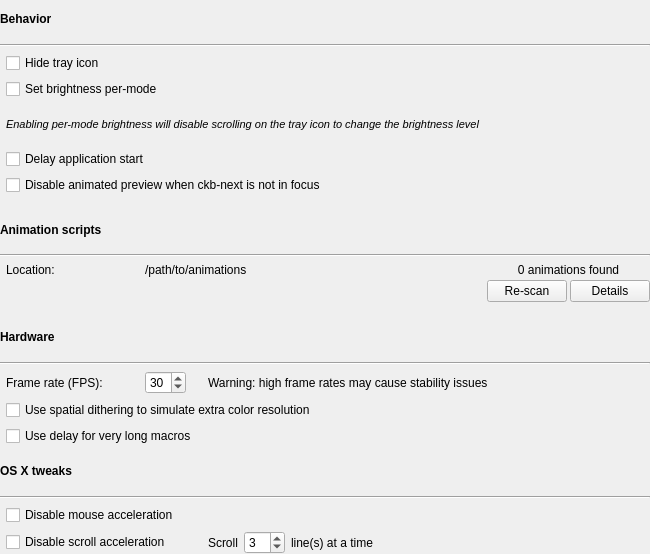
<?xml version="1.0" encoding="UTF-8"?>
<ui version="4.0">
 <class>ExtraSettingsWidget</class>
 <widget class="QWidget" name="ExtraSettingsWidget">
  <property name="geometry">
   <rect>
    <x>0</x>
    <y>0</y>
    <width>650</width>
    <height>554</height>
   </rect>
  </property>
  <property name="windowTitle">
   <string notr="true">Application Settings</string>
  </property>
  <layout class="QGridLayout" name="gridLayout">
   <property name="leftMargin">
    <number>0</number>
   </property>
   <property name="topMargin">
    <number>0</number>
   </property>
   <property name="rightMargin">
    <number>0</number>
   </property>
   <property name="bottomMargin">
    <number>0</number>
   </property>
   <property name="horizontalSpacing">
    <number>6</number>
   </property>
   <item row="3" column="1" colspan="6">
    <widget class="QCheckBox" name="brightnessBox">
     <property name="toolTip">
      <string>By default, the same brightness level will be applied to all profiles and all devices. Enable this to store it with the lighting mode instead.</string>
     </property>
     <property name="text">
      <string>Set brightness per-mode</string>
     </property>
    </widget>
   </item>
   <item row="0" column="0" colspan="7">
    <widget class="QLabel" name="label">
     <property name="font">
      <font>
       <weight>75</weight>
       <bold>true</bold>
      </font>
     </property>
     <property name="text">
      <string>Behavior</string>
     </property>
    </widget>
   </item>
   <item row="22" column="0" colspan="7">
    <widget class="QLabel" name="osxLabel">
     <property name="font">
      <font>
       <weight>75</weight>
       <bold>true</bold>
      </font>
     </property>
     <property name="text">
      <string>OS X tweaks</string>
     </property>
    </widget>
   </item>
   <item row="18" column="6">
    <spacer name="horizontalSpacer">
     <property name="orientation">
      <enum>Qt::Horizontal</enum>
     </property>
     <property name="sizeHint" stdset="0">
      <size>
       <width>40</width>
       <height>20</height>
      </size>
     </property>
    </spacer>
   </item>
   <item row="2" column="1" colspan="6">
    <widget class="QCheckBox" name="trayBox">
     <property name="toolTip">
      <string>The tray icon will not be displayed. The application will still run in the background; re-launch the app to see the GUI again.</string>
     </property>
     <property name="text">
      <string>Hide tray icon</string>
     </property>
    </widget>
   </item>
   <item row="23" column="0" colspan="7">
    <widget class="Line" name="osxLine">
     <property name="orientation">
      <enum>Qt::Horizontal</enum>
     </property>
    </widget>
   </item>
   <item row="16" column="0" colspan="7">
    <widget class="Line" name="line_2">
     <property name="orientation">
      <enum>Qt::Horizontal</enum>
     </property>
    </widget>
   </item>
   <item row="18" column="4">
    <spacer name="horizontalSpacer_3">
     <property name="orientation">
      <enum>Qt::Horizontal</enum>
     </property>
     <property name="sizeType">
      <enum>QSizePolicy::Fixed</enum>
     </property>
     <property name="sizeHint" stdset="0">
      <size>
       <width>10</width>
       <height>20</height>
      </size>
     </property>
    </spacer>
   </item>
   <item row="18" column="1">
    <widget class="QLabel" name="label_3">
     <property name="text">
      <string>Frame rate (FPS):</string>
     </property>
    </widget>
   </item>
   <item row="14" column="1">
    <spacer name="verticalSpacer_6">
     <property name="orientation">
      <enum>Qt::Vertical</enum>
     </property>
     <property name="sizeType">
      <enum>QSizePolicy::Fixed</enum>
     </property>
     <property name="sizeHint" stdset="0">
      <size>
       <width>20</width>
       <height>10</height>
      </size>
     </property>
    </spacer>
   </item>
   <item row="13" column="3" colspan="4">
    <layout class="QHBoxLayout" name="horizontalLayout" stretch="0,1,0">
     <item>
      <widget class="QLabel" name="animPathLabel">
       <property name="text">
        <string notr="true">/path/to/animations</string>
       </property>
       <property name="alignment">
        <set>Qt::AlignLeading|Qt::AlignLeft|Qt::AlignTop</set>
       </property>
       <property name="textInteractionFlags">
        <set>Qt::LinksAccessibleByMouse|Qt::TextSelectableByMouse</set>
       </property>
      </widget>
     </item>
     <item>
      <spacer name="horizontalSpacer_4">
       <property name="orientation">
        <enum>Qt::Horizontal</enum>
       </property>
       <property name="sizeType">
        <enum>QSizePolicy::MinimumExpanding</enum>
       </property>
       <property name="sizeHint" stdset="0">
        <size>
         <width>10</width>
         <height>20</height>
        </size>
       </property>
      </spacer>
     </item>
     <item>
      <layout class="QVBoxLayout" name="verticalLayout_2">
       <property name="spacing">
        <number>3</number>
       </property>
       <item>
        <widget class="QLabel" name="animCountLabel">
         <property name="sizePolicy">
          <sizepolicy hsizetype="MinimumExpanding" vsizetype="Preferred">
           <horstretch>0</horstretch>
           <verstretch>0</verstretch>
          </sizepolicy>
         </property>
         <property name="text">
          <string>0 animations found</string>
         </property>
         <property name="alignment">
          <set>Qt::AlignCenter</set>
         </property>
        </widget>
       </item>
       <item>
        <layout class="QHBoxLayout" name="horizontalLayout_3">
         <item>
          <widget class="QPushButton" name="animScanButton">
           <property name="text">
            <string>Re-scan</string>
           </property>
          </widget>
         </item>
         <item>
          <widget class="QPushButton" name="detailsBtn">
           <property name="text">
            <string>Details</string>
           </property>
          </widget>
         </item>
        </layout>
       </item>
      </layout>
     </item>
    </layout>
   </item>
   <item row="13" column="1">
    <widget class="QLabel" name="label_6">
     <property name="text">
      <string>Location:</string>
     </property>
     <property name="alignment">
      <set>Qt::AlignLeading|Qt::AlignLeft|Qt::AlignTop</set>
     </property>
     <property name="margin">
      <number>0</number>
     </property>
    </widget>
   </item>
   <item row="24" column="1" colspan="6">
    <widget class="QCheckBox" name="mAccelBox">
     <property name="toolTip">
      <string>Try this if you're having problems with mouse movement.</string>
     </property>
     <property name="text">
      <string>Disable mouse acceleration</string>
     </property>
    </widget>
   </item>
   <item row="18" column="2">
    <spacer name="horizontalSpacer_2">
     <property name="orientation">
      <enum>Qt::Horizontal</enum>
     </property>
     <property name="sizeType">
      <enum>QSizePolicy::Fixed</enum>
     </property>
     <property name="sizeHint" stdset="0">
      <size>
       <width>30</width>
       <height>20</height>
      </size>
     </property>
    </spacer>
   </item>
   <item row="15" column="0" colspan="7">
    <widget class="QLabel" name="label_2">
     <property name="font">
      <font>
       <weight>75</weight>
       <bold>true</bold>
      </font>
     </property>
     <property name="text">
      <string>Hardware</string>
     </property>
    </widget>
   </item>
   <item row="18" column="5">
    <widget class="QLabel" name="fpsWarnLabel">
     <property name="sizePolicy">
      <sizepolicy hsizetype="Expanding" vsizetype="Preferred">
       <horstretch>0</horstretch>
       <verstretch>0</verstretch>
      </sizepolicy>
     </property>
     <property name="text">
      <string>Warning: high frame rates may cause stability issues</string>
     </property>
    </widget>
   </item>
   <item row="25" column="5" colspan="2">
    <widget class="QWidget" name="sSpeedWidget" native="true">
     <property name="sizePolicy">
      <sizepolicy hsizetype="Expanding" vsizetype="Preferred">
       <horstretch>0</horstretch>
       <verstretch>0</verstretch>
      </sizepolicy>
     </property>
     <layout class="QHBoxLayout" name="horizontalLayout_2">
      <property name="leftMargin">
       <number>0</number>
      </property>
      <property name="topMargin">
       <number>0</number>
      </property>
      <property name="rightMargin">
       <number>0</number>
      </property>
      <property name="bottomMargin">
       <number>0</number>
      </property>
      <item>
       <widget class="QLabel" name="label_10">
        <property name="text">
         <string>Scroll</string>
        </property>
       </widget>
      </item>
      <item>
       <widget class="QSpinBox" name="sSpeedBox">
        <property name="minimum">
         <number>1</number>
        </property>
        <property name="maximum">
         <number>10</number>
        </property>
        <property name="value">
         <number>3</number>
        </property>
       </widget>
      </item>
      <item>
       <widget class="QLabel" name="label_11">
        <property name="sizePolicy">
         <sizepolicy hsizetype="Expanding" vsizetype="Preferred">
          <horstretch>0</horstretch>
          <verstretch>0</verstretch>
         </sizepolicy>
        </property>
        <property name="text">
         <string>line(s) at a time</string>
        </property>
       </widget>
      </item>
     </layout>
    </widget>
   </item>
   <item row="9" column="1" colspan="6">
    <widget class="QCheckBox" name="previewBox">
     <property name="text">
      <string>Disable animated preview when ckb-next is not in focus</string>
     </property>
     <property name="checked">
      <bool>false</bool>
     </property>
    </widget>
   </item>
   <item row="20" column="1" colspan="6">
    <widget class="QCheckBox" name="delayBox">
     <property name="toolTip">
      <string>When using macros with strings longer than 25 chars, some OS may lose characters (e.g. Mint 17.2). Select to prevent that bug.</string>
     </property>
     <property name="text">
      <string>Use delay for very long macros</string>
     </property>
    </widget>
   </item>
   <item row="10" column="1">
    <spacer name="verticalSpacer_5">
     <property name="orientation">
      <enum>Qt::Vertical</enum>
     </property>
     <property name="sizeType">
      <enum>QSizePolicy::Fixed</enum>
     </property>
     <property name="sizeHint" stdset="0">
      <size>
       <width>20</width>
       <height>10</height>
      </size>
     </property>
    </spacer>
   </item>
   <item row="1" column="0" colspan="7">
    <widget class="Line" name="line">
     <property name="orientation">
      <enum>Qt::Horizontal</enum>
     </property>
    </widget>
   </item>
   <item row="19" column="1" colspan="6">
    <widget class="QCheckBox" name="ditherBox">
     <property name="toolTip">
      <string>May improve appearance on some keyboards.</string>
     </property>
     <property name="text">
      <string>Use spatial dithering to simulate extra color resolution</string>
     </property>
    </widget>
   </item>
   <item row="25" column="1" colspan="4">
    <widget class="QCheckBox" name="sAccelBox">
     <property name="toolTip">
      <string>Try this if you're having problems with the scroll wheel.</string>
     </property>
     <property name="text">
      <string>Disable scroll acceleration</string>
     </property>
    </widget>
   </item>
   <item row="12" column="0" colspan="7">
    <widget class="Line" name="line_3">
     <property name="orientation">
      <enum>Qt::Horizontal</enum>
     </property>
    </widget>
   </item>
   <item row="11" column="0" colspan="7">
    <widget class="QLabel" name="label_5">
     <property name="font">
      <font>
       <weight>75</weight>
       <bold>true</bold>
      </font>
     </property>
     <property name="text">
      <string>Animation scripts</string>
     </property>
    </widget>
   </item>
   <item row="7" column="1" colspan="6">
    <widget class="QCheckBox" name="startDelayBox">
     <property name="text">
      <string>Delay application start</string>
     </property>
    </widget>
   </item>
   <item row="18" column="3">
    <widget class="QSpinBox" name="fpsBox">
     <property name="minimum">
      <number>5</number>
     </property>
     <property name="maximum">
      <number>60</number>
     </property>
     <property name="value">
      <number>30</number>
     </property>
    </widget>
   </item>
   <item row="4" column="1" colspan="6">
    <widget class="QLabel" name="scrollWarningLabel">
     <property name="enabled">
      <bool>true</bool>
     </property>
     <property name="font">
      <font>
       <pointsize>8</pointsize>
       <italic>true</italic>
      </font>
     </property>
     <property name="text">
      <string>Enabling per-mode brightness will disable scrolling on the tray icon to change the brightness level</string>
     </property>
    </widget>
   </item>
  </layout>
 </widget>
 <tabstops>
  <tabstop>trayBox</tabstop>
  <tabstop>brightnessBox</tabstop>
  <tabstop>fpsBox</tabstop>
  <tabstop>ditherBox</tabstop>
  <tabstop>delayBox</tabstop>
  <tabstop>mAccelBox</tabstop>
  <tabstop>sAccelBox</tabstop>
  <tabstop>sSpeedBox</tabstop>
 </tabstops>
 <resources/>
 <connections/>
</ui>
